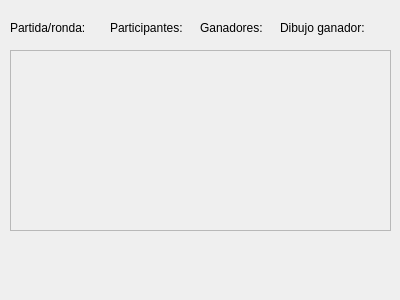
<?xml version="1.0" encoding="UTF-8"?>
<ui version="4.0">
 <class>Form</class>
 <widget class="QWidget" name="Form">
  <property name="geometry">
   <rect>
    <x>0</x>
    <y>0</y>
    <width>400</width>
    <height>300</height>
   </rect>
  </property>
  <property name="windowTitle">
   <string>Form</string>
  </property>
  <widget class="QScrollArea" name="scrollArea">
   <property name="geometry">
    <rect>
     <x>10</x>
     <y>50</y>
     <width>381</width>
     <height>181</height>
    </rect>
   </property>
   <property name="widgetResizable">
    <bool>true</bool>
   </property>
   <widget class="QWidget" name="scrollAreaWidgetContents">
    <property name="geometry">
     <rect>
      <x>0</x>
      <y>0</y>
      <width>379</width>
      <height>179</height>
     </rect>
    </property>
   </widget>
  </widget>
  <widget class="QLabel" name="label_4">
   <property name="geometry">
    <rect>
     <x>10</x>
     <y>20</y>
     <width>101</width>
     <height>16</height>
    </rect>
   </property>
   <property name="text">
    <string>Partida/ronda:</string>
   </property>
  </widget>
  <widget class="QLabel" name="label">
   <property name="geometry">
    <rect>
     <x>110</x>
     <y>20</y>
     <width>101</width>
     <height>16</height>
    </rect>
   </property>
   <property name="text">
    <string>Participantes:</string>
   </property>
  </widget>
  <widget class="QLabel" name="label_2">
   <property name="geometry">
    <rect>
     <x>200</x>
     <y>20</y>
     <width>91</width>
     <height>16</height>
    </rect>
   </property>
   <property name="text">
    <string>Ganadores:</string>
   </property>
  </widget>
  <widget class="QLabel" name="label_3">
   <property name="geometry">
    <rect>
     <x>280</x>
     <y>20</y>
     <width>111</width>
     <height>16</height>
    </rect>
   </property>
   <property name="text">
    <string>Dibujo ganador:</string>
   </property>
  </widget>
 </widget>
 <resources/>
 <connections/>
</ui>
